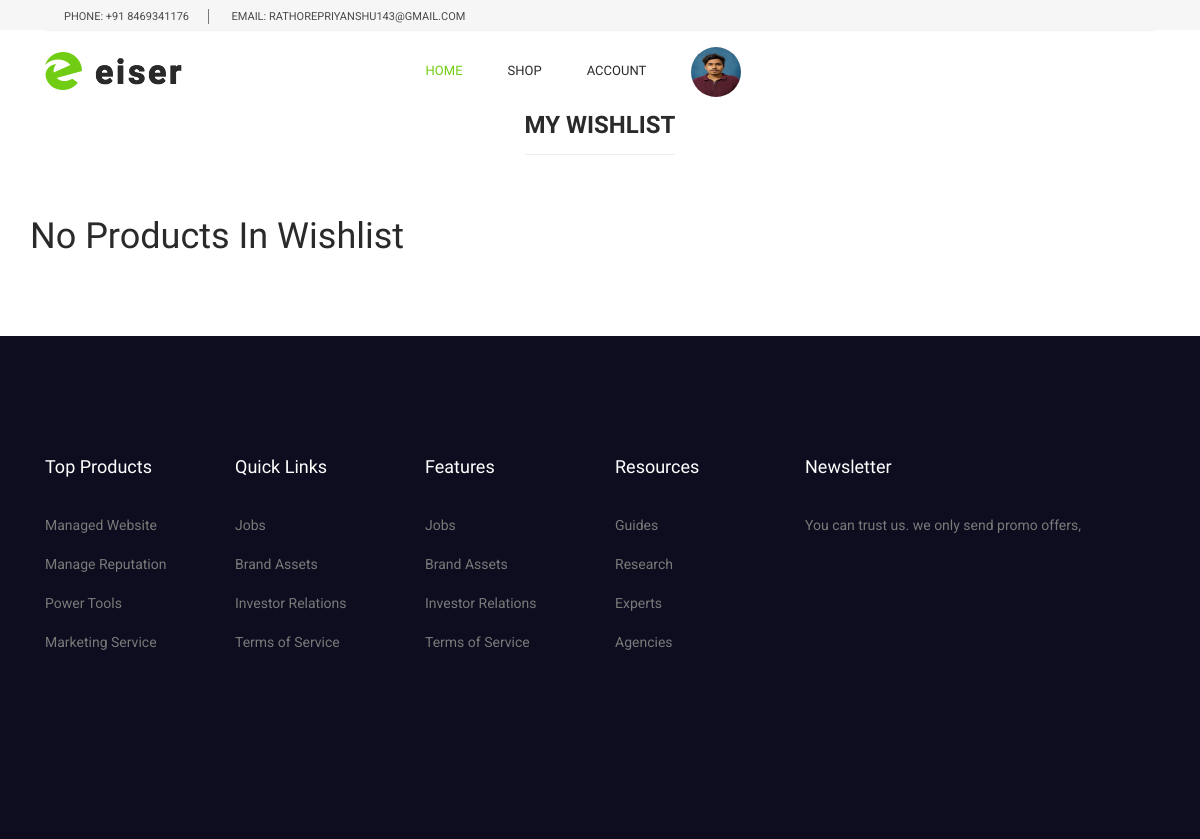
Before: /wishlist/ (signed in) with the older database file.
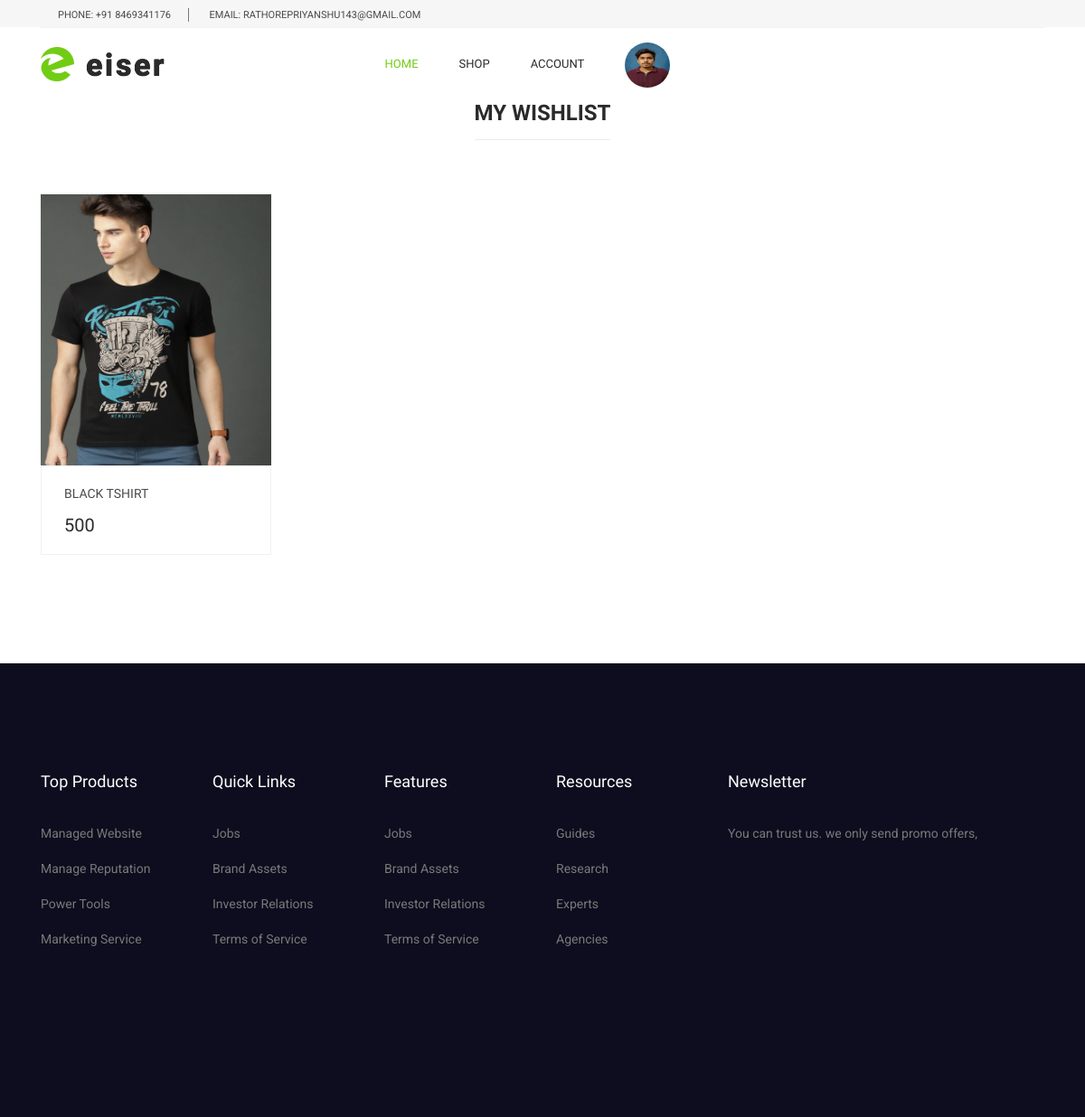
After: the same page with the newer database file.
### myapp/models.py (models this page shows, shortened)
class Wishlist(models.Model):
    user=models.ForeignKey(User,on_delete=models.CASCADE)
    product=models.ForeignKey(Product,on_delete=models.CASCADE)
    time=models.DateTimeField(default=timezone.now)

class Product(models.Model):
    category=(
        ("Men","Men"),
        ("Women","Women"),
        ("Kids","Kids"),
        ("Accessories","Accessories"),
    )
    seller=models.ForeignKey(User,on_delete=models.CASCADE)
    product_category=models.CharField(max_length=100,choices=category)
    product_name=models.CharField(max_length=100)
    product_price=models.PositiveIntegerField()
    product_desc=models.TextField()
    product_image=models.ImageField(upload_to="product_images/")

### myapp/views.py (the view)
# urls.py: path('wishlist/',views.wishlist,name='wishlist'),
def wishlist(request):
    user=User.objects.get(email=request.session['email'])
    wishlists=Wishlist.objects.filter(user=user)
    request.session['wishlist_count']=len(wishlists)
    return render(request,'wishlist.html',{'wishlists':wishlists})

### myapp/templates/wishlist.html (shortened to what this page needs)
{% extends 'header.html' %}
{% load static  %}
{% block content %}
<!DOCTYPE html>
<html lang="en">
<head>
</head>
<body>
  <section class="inspired_product_area section_gap_bottom_custom">
    <div class="container">
      <div class="row justify-content-center">
        <div class="col-lg-12">
          <div class="main_title">
            <h2><span>My Wishlist</span></h2>
          </div>
        </div>
      </div>
      <div class="row">
        {% if wishlists %}
        {% for i in wishlists %}
        <div class="col-lg-3 col-md-6">
          <div class="single-product">
            <div class="product-img">
              <img class="img-fluid w-100" src="{{i.product.product_image.url}}" alt="" style="width: 300px;height: 300px;" />
            </div>
            <div class="product-btm">
              <a href="#" class="d-block">
                <h4>{{i.product.product_name}}</h4>
              </a>
              <div class="mt-3">
                <span class="mr-4">{{i.product.product_price}}</span>
              </div>
            </div>
          </div>
        </div>
        {% endfor %}
        {% else %}
            <h1>No Products In Wishlist</h1>
        {% endif %}
      </div>
    </div>
  </section>
</body>
</html>
{% endblock %}

Changed rows visible on the page:
added Wishlist: product.product_image (picture), product.product_name "BLACK TSHIRT", product.product_price "500"
Other visible differences:
text no longer shown: "No Products In Wishlist"
